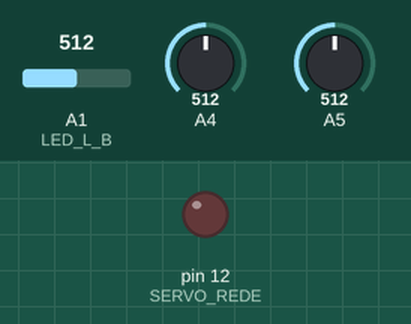
The sketch below on a simulated Arduino Uno, built with avr-gcc and run on an emulated ATmega328P. Shown: output pins drawn as LEDs (lit = HIGH). The inputs (shaded band) are chosen by the test bench; at power-on: A1 (LED_L_B) = 512, A4 = 512, A5 = 512. The audio player accepts every command and is not drawn; pins used as bus, display or sensor lines are not drawn.

Above: at 7.6 s.
7.7 s: A1 (LED_L_B) set to 306
At 10.9 s:
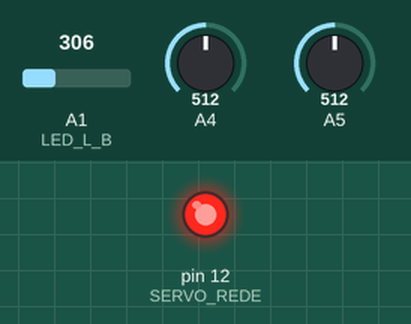
15.3 s: A4 set to 306
19.1 s: A4 set to 522
26.6 s: A4 set to 511
Timing chart, 0 to 31.4 s (numbered marks = the images above; inputs shaded):
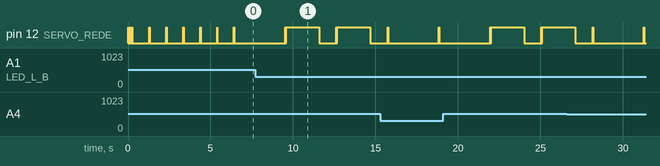

The sketch:

2019shuyokkunn_control_mk3.ino
```cpp
//受信用arduino
//サーボと音声用のarduino②に書き込んでください

#include "pinassign.h"
#include "setup.h"
#include "eye.h"
#include "futabaservo.h"
#include "move_function.h"
#include "speak.h"

int mode = 0; // 動作モード
int state = 1; // ロックオンモード中の状態
int direct = 0; // 向き25分割
int turn = 0; // 回転の向き
float dist;

void setup() {
  servo_set();
  Serial.begin(9600);
  while(!Serial);
  eye_red();
  // 誤りなる場合次をコメントアウト
  //Serial.println(9600);
  // 以下動作確認用　最初のdelayにより、機械的にローテクに角度の調整が可能
  servo_move(HEAD_SERVO, 0, 50);
  delay(1000);
  servo_move(ARM_SERVO, 0, 50);
  delay(1000);

  servo_move(HEAD_SERVO, 10 * DEG, INTERVAL);
  delay(1000);
  servo_move(HEAD_SERVO, -10 * DEG, INTERVAL);
  delay(1000);
  servo_move(ARM_SERVO, 10 * DEG, INTERVAL);
  delay(1000);
  servo_move(ARM_SERVO, -10 * DEG, INTERVAL);
  delay(1000);

  pinMode(A1,INPUT);
  pinMode(A4,INPUT);
  pinMode(A5,INPUT);
  pinMode(11, OUTPUT);
  pinMode(12, OUTPUT);
  pinMode(13, OUTPUT);
}

void loop() {

  //リンゴのボタンを押した時
  if(analogRead(A1) >= 512){
    servo_move(ARM_SERVO, 1200, 100);//アームを動かす
    speak_apple();//リンゴ　好き
    digitalWrite(11, HIGH);
    delay(2000);
    digitalWrite(11, LOW);
    delay(1000);

  //バナナのボタンを押した時
  }else if(analogRead(A4) >= 512){
    servo_move(HEAD_SERVO, 900, 100);//頭用サーボ動かす
    speak_banana();//バナナ　嫌い
    digitalWrite(12, HIGH);
    delay(2000);
    digitalWrite(12, LOW);
    delay(1000);

  //メロンのボタンを押した時
  }else if(analogRead(A5) >= 512){
    servo_move(ARM_SERVO, 1200, 100);//アームを大きく動かす
    speak_melon();//メロン　大好き
    digitalWrite(13, HIGH);
    delay(2000);
    digitalWrite(13, LOW);
    delay(1000);

  }else{
    ;
  }
  delay(50);

}
```

eye.h
```cpp
// 関数のプロトタイプ宣言
float get_distance();

void eye_red();
void eye_green();
void eye_blue();
```

eye.ino
```cpp
#include "pinassign.h"

float get_distance(){
  int diff;
  float distance;

  digitalWrite(TRG, HIGH);
  delayMicroseconds(10);
  digitalWrite(TRG, LOW);

  diff = pulseIn(ECH, HIGH);
  distance = (float)diff * 0.01715;
  Serial.print("distance: ");
  Serial.print(distance);
  Serial.println("cm");

  return distance;
}

void eye_red(){
  digitalWrite(LED_R_R, HIGH);
  digitalWrite(LED_R_G, LOW);
  digitalWrite(LED_R_B, LOW);
  digitalWrite(LED_L_R, HIGH);
  digitalWrite(LED_L_G, LOW);
  digitalWrite(LED_L_B, LOW);
}

void eye_green(){
  digitalWrite(LED_R_R, LOW);
  digitalWrite(LED_R_G, HIGH);
  digitalWrite(LED_R_B, LOW);
  digitalWrite(LED_L_R, LOW);
  digitalWrite(LED_L_G, HIGH);
  digitalWrite(LED_L_B, LOW);
}

void eye_blue(){
  digitalWrite(LED_R_R, LOW);
  digitalWrite(LED_R_G, LOW);
  digitalWrite(LED_R_B, HIGH);
  digitalWrite(LED_L_R, LOW);
  digitalWrite(LED_L_G, LOW);
  digitalWrite(LED_L_B, HIGH);
}
```

futabaservo.h
```cpp
#include <SoftwareSerial.h>
#include "pinassign.h"

SoftwareSerial servo_serial(SERVO_RX, SERVO_TX);

// 関数のプロトタイプ宣言
void servo_torque(unsigned char , unsigned char );
void servo_move(unsigned char , int , int );
void servo_reboot(unsigned char );
unsigned char checksum(unsigned char * , int );
void packet_data_send(unsigned char * , int );

// サーボモータアサイン
#define HEAD_SERVO 2
#define ARM_SERVO 1
```

futabaservo.ino
```cpp
#include "pinassign.h"

// トルクの種類を設定
void servo_torque(unsigned char ID, unsigned char data){
  unsigned char tx_data[9];    // 送信データバッファ [9byte]

  // パケットデータ生成
  tx_data[0] = 0xFA;                                     //Header
  tx_data[1] = 0xAF;                                     //Header
  tx_data[2] = ID;                                       //ID
  tx_data[3] = 0x00;                                     //Flags
  tx_data[4] = 0x24;                                     //Address
  tx_data[5] = 0x01;                                     //Length
  tx_data[6] = 0x01;                                     //Count
  tx_data[7] = data;                                     //ON/OFF
  // チェックサム計算
  tx_data[8] = checksum(tx_data, 8);               //CheckSum
  // パケットデータ送信
  packet_data_send(tx_data, 9);
}

void servo_move(unsigned char ID, int angle, int movetime){
  unsigned char tx_data[12];    // 送信データバッファ [12byte]

  // パケットデータ生成
  tx_data[0] = 0xFA;                            //Header
  tx_data[1] = 0xAF;                            //Header
  tx_data[2] = ID;                              //ID
  tx_data[3] = 0x00;                            //Flags
  tx_data[4] = 0x1E;                            //Address
  tx_data[5] = 0x04;                            //Length
  tx_data[6] = 0x01;                            //Count
  tx_data[7] = (unsigned char)0x00FF & angle;   //Angle
  tx_data[8] = (unsigned char)0x00FF & (angle >> 8);   //Angle
  tx_data[9] = (unsigned char)0x00FF & movetime;   //Time
  tx_data[10] = (unsigned char)0x00FF & (movetime >> 8);  //Time
  // チェックサム計算
  tx_data[11] = checksum(tx_data, 11);    //Checksum
  // パケットデータ送信
  packet_data_send(tx_data, 12);
}

// サーボ再起動
void servo_reboot(unsigned char ID){
  unsigned char tx_data[8];    // 送信データバッファ [8byte]

  // パケットデータ生成
  tx_data[0] = 0xFA;                                     //Header
  tx_data[1] = 0xAF;                                     //Header
  tx_data[2] = ID;                                       //ID
  tx_data[3] = 0x20;                                     //Flags
  tx_data[4] = 0xFF;                                     //Address
  tx_data[5] = 0x00;                                     //Length
  tx_data[6] = 0x00;                                     //Count
  // チェックサム計算
  tx_data[7] = checksum(tx_data, 7);               //CheckSum
  // パケットデータ送信
  packet_data_send(tx_data, 8);
  delay(100);
}

// チェックサム計算
unsigned char checksum(unsigned char * data, int data_len){
  unsigned char sum = 0;     // チェックサム計算用変数
  for (int i=2; i<data_len; i++){
    sum ^= data[i];          // XOR計算
  }

  return sum;
}

// パケットデータ送信
void packet_data_send(unsigned char * data, int data_length){
    digitalWrite(SERVO_REDE, HIGH);     // 送信許可
    for(int i=0; i<data_length; i++){
        servo_serial.write(data[i]);
    }
    servo_serial.write(data, data_length);
    servo_serial.flush();              // データ送信完了待ち
    digitalWrite(SERVO_REDE, LOW);      // 送信禁止
}
```

move_function.h
```cpp
//関数のプロトタイプ宣言
int search(int turn, int direct);
int lock_on(int direct);
```

move_function.ino
```cpp
#include "eye.h"
#include "pinassign.h"

////モジュールごとの駆動関数

//捜索モード
// turn: 向き (左右)
// direct: 向きの25分割
int search(int turn, int direct) {

  int dist;

  servo_move(HEAD_SERVO, (direct + turn) * DEG, INTERVAL);//頭用サーボ動かす。
  delay(10 * INTERVAL);

  dist = get_distance();
  Serial.println("Search Deg: " + String((direct + turn) * DEG) + ", Distance: " + String(dist) + "cm");

  if (dist > MAX_RANGE) {
    return SEARCH_MODE;
  }
  return LOCK_ON_MODE;//もし人を発見したらロックオンモードになる。
}

////ロックオンモード
int lock_on(int direct) {
  float dist[3];

  servo_move(HEAD_SERVO, direct * DEG, INTERVAL);
  delay(10 * SLOW);
//以下９行、人が真正面にいない場合があるため、三方向にサーボを動かし探査する。
  servo_move(HEAD_SERVO, (direct - 1) * DEG, SLOW);
  delay(10 * SLOW);
  dist[LEFT_LOCK] = get_distance();
  servo_move(HEAD_SERVO, direct *  DEG, SLOW);
  delay(10 * SLOW);
  dist[MIDDLE_LOCK] = get_distance();
  servo_move(HEAD_SERVO, (direct + 1) * DEG, SLOW);
  delay(10 * SLOW);
  dist[RIGHT_LOCK] = get_distance();

//最も近いものをclosestへ
  float closest = min(dist[MIDDLE_LOCK], dist[RIGHT_LOCK]);
  closest = min(closest, dist[LEFT_LOCK]);

//シリアルモニタにてどの方向に人がいるかを表示するためにstateに、方向に対応した変数を入れている。stateこれで返してメイン関数の方でその方向を向くようにする。
  int state;
  for (state = 0; state < 3; state++) {
    if (closest == dist[state]) break;
  }
  Serial.print("LOCK ");
  if (state == LEFT_LOCK) {
    Serial.print("LEFT\t");
  } else if (state == MIDDLE_LOCK) {
    Serial.print("MIDDLE\t");
  } else {
    Serial.print("RIGHT\t");
  }
  Serial.print("\tDIST: " + String(dist[state]) + "cm\t\t");

  for(uint8_t i = 0; i < 3; i++) {
    Serial.print(String(dist[i]) + "\t");
  }
  Serial.println();

//三方向の中で一番近い方向に向く
  servo_move(HEAD_SERVO, (direct - 1 + state) * DEG , SLOW);
  delay(SLOW * 10);

//もし三方向とも最大距離を示した場合はSEARCH MODE に戻す
  if ((dist[0] > MAX_RANGE) && (dist[1] > MAX_RANGE) && (dist[2] > MAX_RANGE)) return -1;

  return state;
}
```

pinassign.h
```cpp
// 距離センサー
#define TRG 5
#define ECH 6

// LED
#define LED_R_R 4
#define LED_R_G 3
#define LED_R_B 2
#define LED_L_R A0
#define LED_L_G A3
#define LED_L_B A1

// 音声
#define DFPlayer_RX 9
#define DFPlayer_TX 10

// サーボモータ
#define SERVO_RX 13
#define SERVO_REDE 12
#define SERVO_TX 11

//その他サーボ用設定
#define FAST 10
#define INTERVAL 50
#define SLOW 100
#define HEAD 300
#define DEG 50//これにより角度+-60度(-600～600,１は0.1度)までの間を２５分割する。
#define MOVE 600

//捜索・照準モード切替
#define SEARCH_MODE 0
#define LOCK_ON_MODE 1

//閾値
#define MIN_RANGE 30 //最小距離
#define MIDDLE_RANGE 60//中距離
#define MAX_RANGE 100//最大距離

//右転・左転
#define RIGHT_TURN 1
#define LEFT_TURN -1

//照準時左右ずれ調整
#define LEFT_LOCK 0
#define MIDDLE_LOCK 1
#define RIGHT_LOCK 2


//旋回限界
#define LEFT_LIMIT -12
#define RIGHT_LIMIT 12
```

setup.h
```cpp
// 関数のプロトタイプ宣言
void led_set();
void distance_set();
void servo_set();
```

setup.ino
```cpp
#include "pinassign.h"

void led_set(){
  pinMode(LED_R_R, OUTPUT);
  pinMode(LED_R_G, OUTPUT);
  pinMode(LED_R_B, OUTPUT);
  pinMode(LED_L_R, OUTPUT);
  pinMode(LED_L_G, OUTPUT);
  pinMode(LED_L_B, OUTPUT);
}

void distance_set(){
  pinMode(TRG, OUTPUT);
  pinMode(ECH, INPUT);
}

void servo_set(){
  pinMode(SERVO_REDE, OUTPUT);
  servo_serial.begin(9600);
  servo_reboot(1);
  servo_reboot(2);
  servo_torque(1, 1);
  servo_torque(2, 1);
}
```

speak.h
```cpp
#include "pinassign.h"

// 関数のプロトタイプ宣言
void speak_set();

void speak_apple();
void speak_banana();
void speak_melon();
```

speak.ino
```cpp
#include <SoftwareSerial.h>
#include "DFRobotDFPlayerMini.h"
//https://github.com/DFRobot/DFRobotDFPlayerMini

SoftwareSerial speak_serial(DFPlayer_RX, DFPlayer_TX); // RX, TX
DFRobotDFPlayerMini myDFPlayer;

void speak_set(){
  speak_serial.begin(9600);

//  Serial.println();
//  Serial.println(F("DFRobot DFPlayer Mini Demo"));
//  Serial.println(F("Initializing DFPlayer ... (May take 3~5 seconds)"));

//  if (!myDFPlayer.begin(speak_serial)){  //Use softwareSerial to communicate with mp3.
//    Serial.println(F("Unable to begin:"));
//    Serial.println(F("1.Please recheck the connection!"));
//    Serial.println(F("2.Please insert the SD card!"));
//    while(true);
//  }
//  Serial.println(F("DFPlayer Mini online."));

  myDFPlayer.volume(10);  //Set volume value. From 0 to 30
}

void speak_apple(){
  myDFPlayer.playMp3Folder(1);
}

void speak_banana(){
  myDFPlayer.playMp3Folder(2);
}

void speak_melon(){
  myDFPlayer.playMp3Folder(3);
}
```
